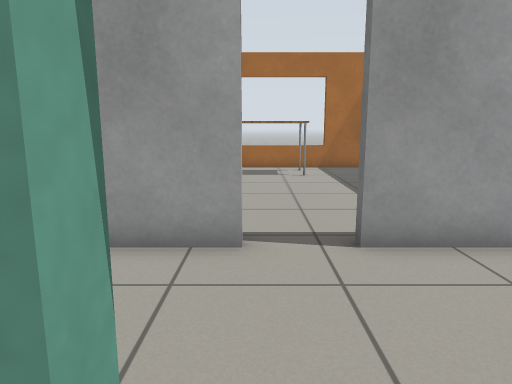
view 1 (above)

20 first-person views from a walk through a world built for the Gazebo simulator. The camera is 0.9 m above the floor, tilts 10° down and sees 70° across. Floor lines are 1 m apart. The floor is counted in squares, 0.5 m on a side. Each view is taken from the middle of a square. On the plan, view 1 faces up. The plan holds only what a view shows up to about 18 squares ahead; the rest is blank. The robots in the file are not drawn. Gazebo's built-in surfaces are drawn with simple patterns. Simple shapes stand in for some stock models.

view 2
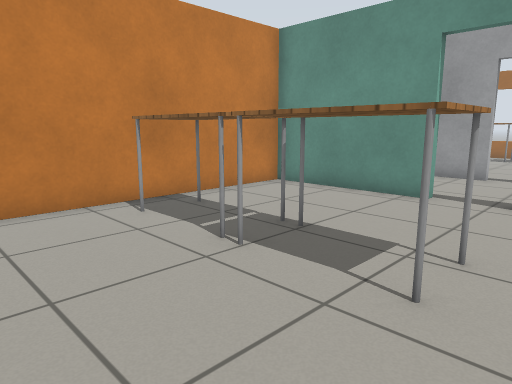

view 3
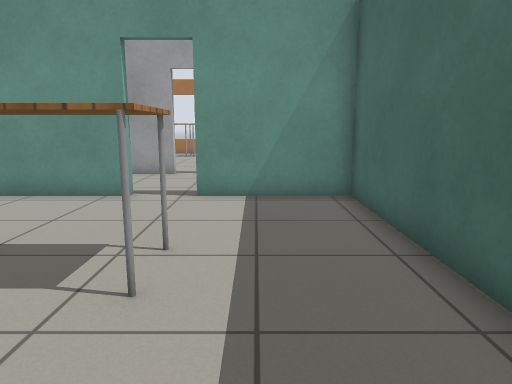

view 4
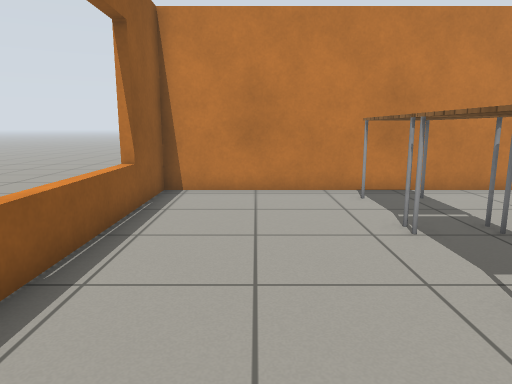

view 5
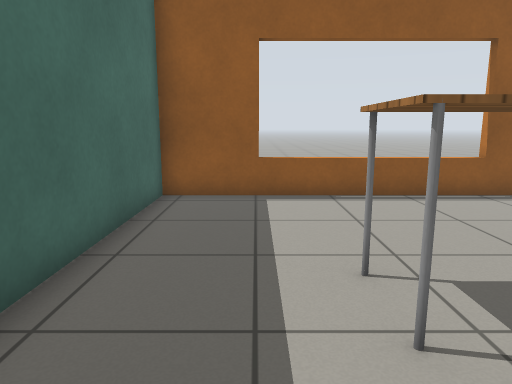

view 6
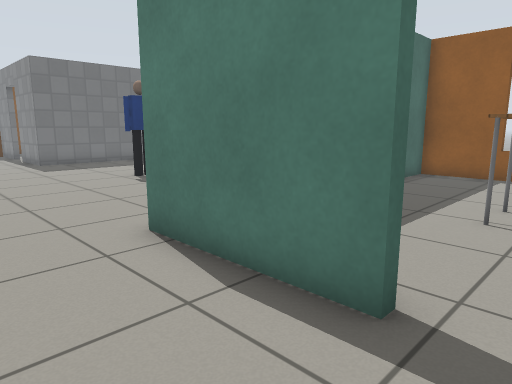

view 7
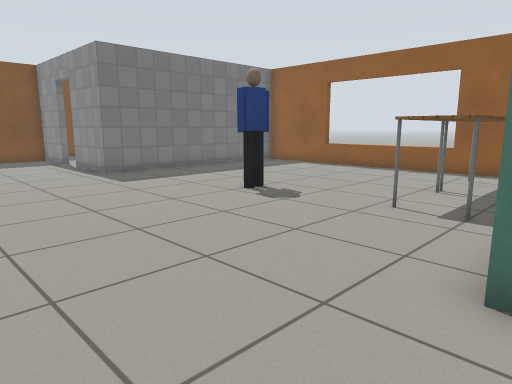

view 8
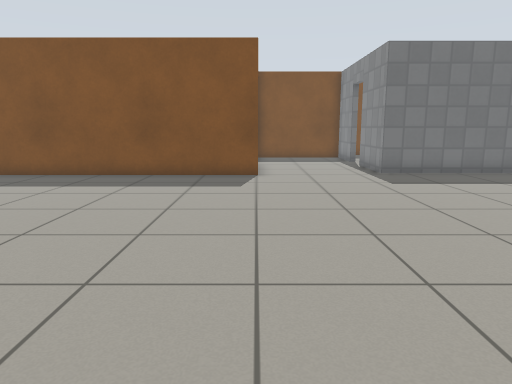

view 9
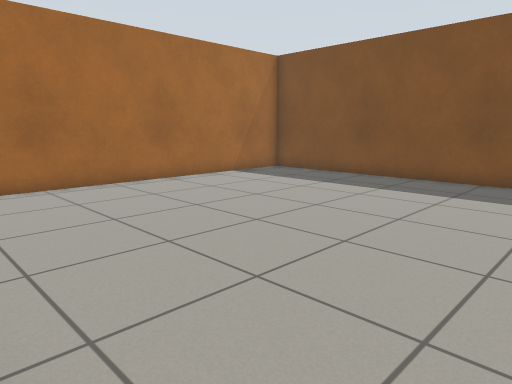

view 10
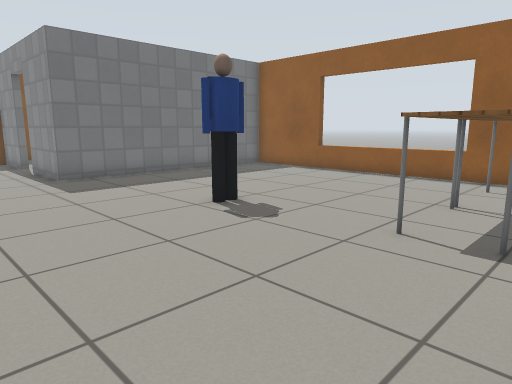

view 11
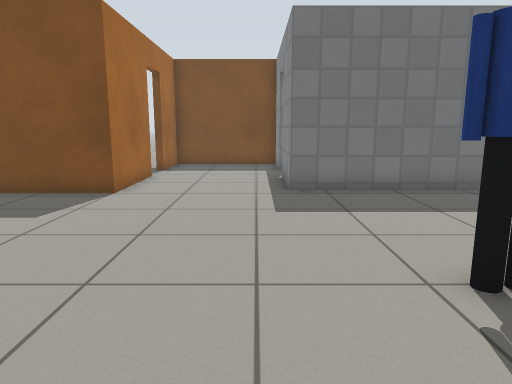

view 12
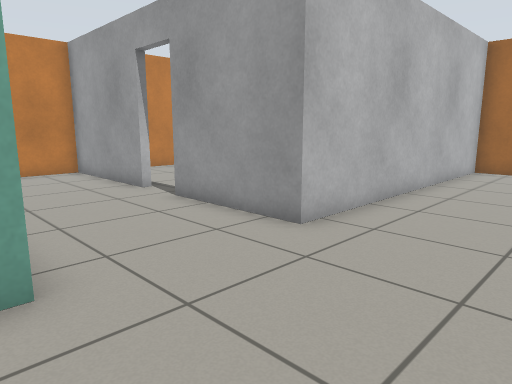

view 13
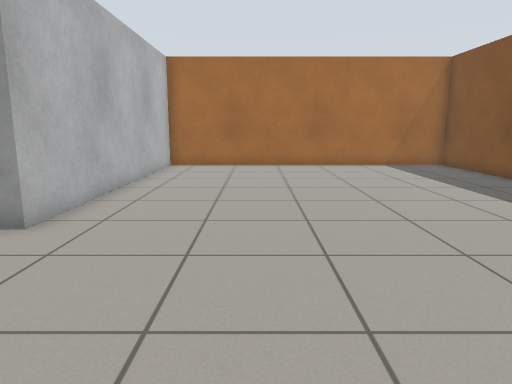

view 14
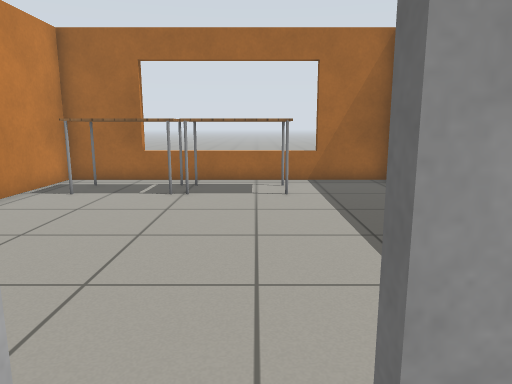

view 15
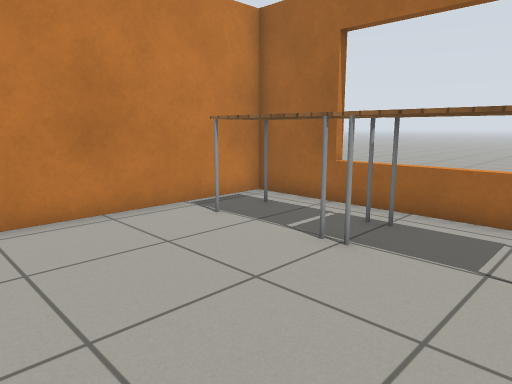

view 16
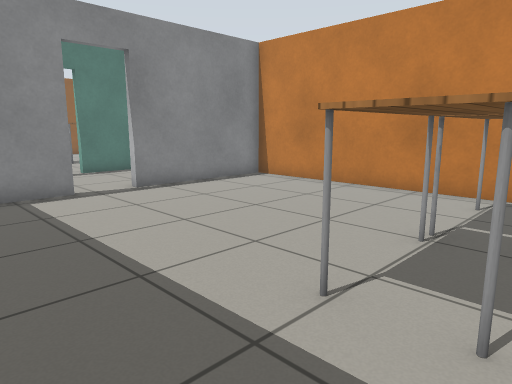

view 17
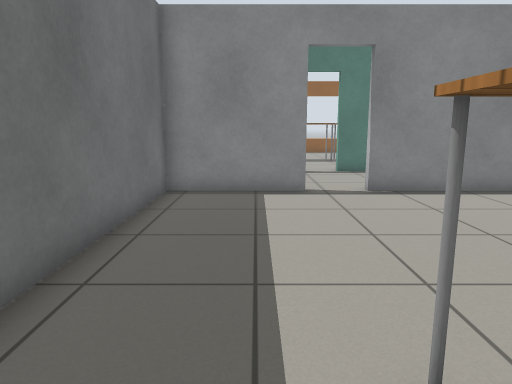

view 18
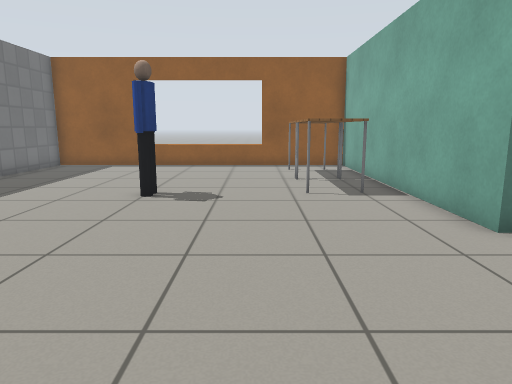

view 19
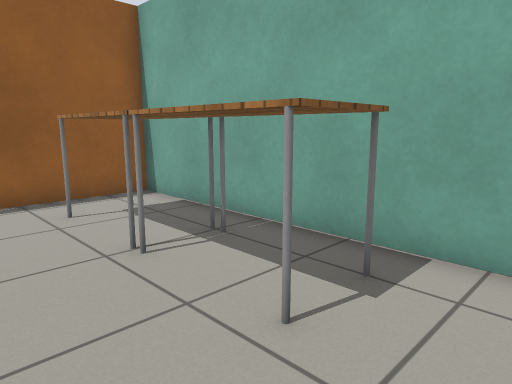

view 20
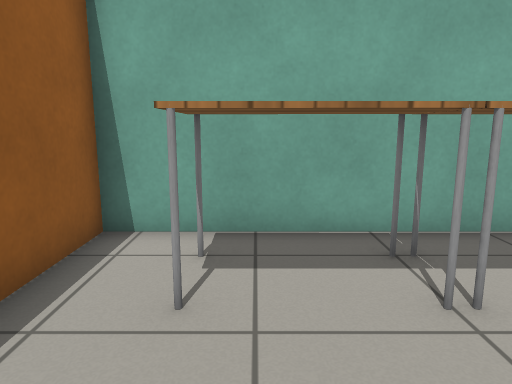

### Floor plan
Points are (right, up) in squares from view 1. A wall is a line through its corners. A room is listed if a view was taken in it or the views show most of it. See-through windows are left out.
Room 1 (views 1, 2, 3, 4, 5)
walls: (-0.4, 0.6) (-5.5, 0.6) (-5.5, -10.7) (5.5, -10.7) (5.5, 0.6) (1.4, 0.6)
ways out: open door at (0.5, 1) to room 2
objects: table (-4, -5) to (-2, -4); table (-1, -5) to (2, -4)
Room 2 (views 6, 7, 8, 9, 10, 11, 12, 13, 14, 18, 19, 20)
walls: (22.7, 3.9) (19, 3.9) (19, 16.6) (5.8, 16.6) (5.8, 5.3) (1.6, 5.3); (1.4, 0.9) (5.8, 0.9) (5.8, -10.7) (19.5, -10.7) (19.5, -1) (22.6, -1); (-0.4, 5.3) (-5.5, 5.3) (-5.5, 3.2); (24.4, -1) (27.2, -1) (27.2, 3.9) (24.4, 3.9); (-2.5, 0.9) (-0.4, 0.9)
ways out: open door at (0.5, 1) to room 1; open door at (0.5, 5.5) to room 3; open door at (23.5, -1); open door at (23.5, 4)
objects: table (7, -9) to (8, -6); table (7, -5) to (8, -3); person (13, -3) to (13, -2)
Room 3 (views 15, 16, 17)
walls: (1.6, 5.6) (5.5, 5.6) (5.5, 12.6); (5.6, 16.6) (-5.5, 16.6) (-5.5, 5.6) (-0.4, 5.6)
ways out: open door at (0.5, 5.5) to room 2
objects: table (-4, 14) to (-2, 15); table (-1, 14) to (2, 15)

Positions as (right, up) in squares from view 1, and headings:
1: (0, 0), facing up
2: (3, -9), facing up-left
3: (3, -9), facing up
4: (5, -8), facing left
5: (3, -1), facing down
6: (0, 4), facing down-right
7: (5, 5), facing down-right
8: (5, 4), facing right
9: (6, 5), facing up-right
10: (6, 3), facing down-right
11: (9, 0), facing right
12: (10, 0), facing up-left
13: (10, -1), facing up
14: (1, 4), facing up
15: (2, 9), facing up-left
16: (5, 16), facing down-left
17: (3, 16), facing down
18: (10, 7), facing down
19: (11, -1), facing down-left
20: (12, -8), facing left
